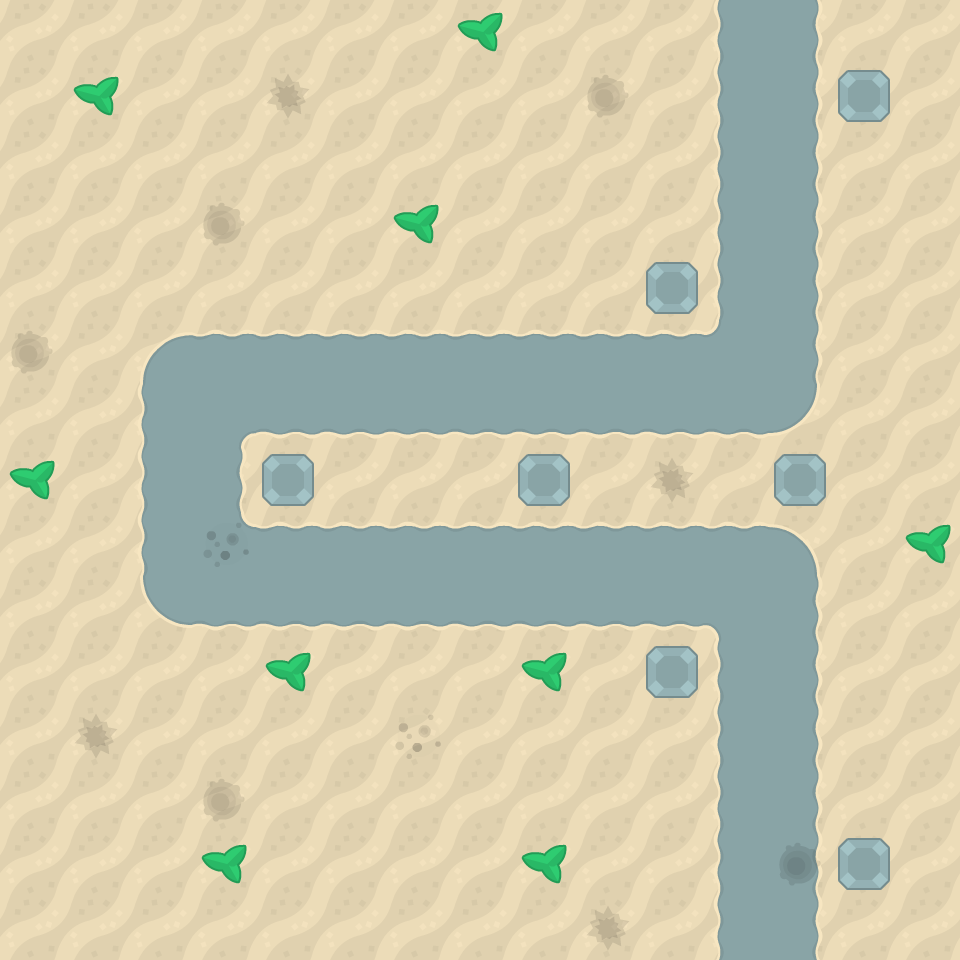

This is a level from a 2D game, rendered from its Tiled map with the project's own tilesets. A one-line summary and the map file follow, with tile-layer data summarised:
An orthogonal 15x15 tile map with 64x64 px tiles, 3 tile layers (Background, Path, TowerSlotMarkers) and 9 objects (7x TowerSlot).

<map version="1.0" tiledversion="1.1.3" orientation="orthogonal" renderorder="right-down" width="15" height="15" tilewidth="64" tileheight="64" infinite="0" nextobjectid="27">
 <tileset firstgid="1" source="towerDefense_tilesheet3.tsx" />
 <layer name="Background" width="15" height="15">
  <data>[225 cells, 225 non-empty, 1 distinct tile ids]</data>
 </layer>
 <layer name="Path" width="15" height="15">
  <data>[225 cells, 66 non-empty, 12 distinct tile ids]</data>
 </layer>
 <layer name="TowerSlotMarkers" width="15" height="15">
  <data>[225 cells, 27 non-empty, 5 distinct tile ids]</data>
 </layer>
 <objectgroup name="Navigation">
  <object id="26" x="768" y="0">
   <polyline points="0,0 0,320 -64,384 -512,384 -576,448 -576,512 -512,576 -64,576 0,640 0,960" />
  </object>
 </objectgroup>
 <objectgroup name="Navigation2">
  <object id="23" x="254" y="4">
   <polyline points="0,0 2,378 9,393 22,405 37,412 61,416 88,422 125,428 191,441 298,452 346,455 370,460 382,464 392,471 410,489 418,502 429,521 446,551 449,948" />
  </object>
 </objectgroup>
 <objectgroup name="TowerSlots">
  <object id="16" name="TowerSlot2" type="TowerSlot" x="640" y="256" width="64" height="64" />
  <object id="17" name="TowerSlot3" type="TowerSlot" x="256" y="448" width="64" height="64" />
  <object id="18" name="TowerSlot4" type="TowerSlot" x="832" y="64" width="64" height="64" />
  <object id="19" name="TowerSlot6" type="TowerSlot" x="768" y="448" width="64" height="64" />
  <object id="20" name="TowerSlot5" type="TowerSlot" x="512" y="448" width="64" height="64" />
  <object id="21" name="TowerSlot7" type="TowerSlot" x="640" y="640" width="64" height="64" />
  <object id="22" name="TowerSlot8" type="TowerSlot" x="832" y="832" width="64" height="64" />
 </objectgroup>
</map>
